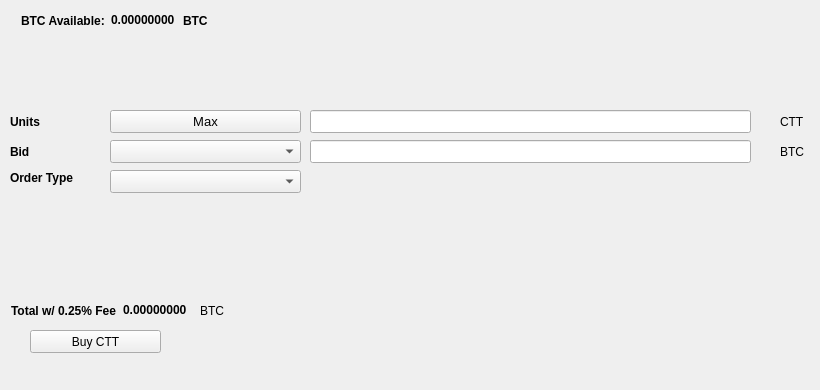
   <widget class="QWidget" name="BuyTab">
    <attribute name="title">
     <string>Buy</string>
    </attribute>
    <widget class="QPushButton" name="BuyCTT">
     <property name="geometry">
      <rect>
       <x>30</x>
       <y>330</y>
       <width>131</width>
       <height>23</height>
      </rect>
     </property>
     <property name="text">
      <string>Buy CTT</string>
     </property>
     <property name="icon">
      <iconset resource="../cryptoinvest.qrc">
       <normaloff>:/icons/bitcoin</normaloff>:/icons/bitcoin</iconset>
     </property>
    </widget>
    <widget class="QLabel" name="label_3">
     <property name="geometry">
      <rect>
       <x>10</x>
       <y>110</y>
       <width>46</width>
       <height>23</height>
      </rect>
     </property>
     <property name="font">
      <font>
       <weight>75</weight>
       <bold>true</bold>
      </font>
     </property>
     <property name="text">
      <string>Units</string>
     </property>
    </widget>
    <widget class="QLineEdit" name="UnitsInput">
     <property name="geometry">
      <rect>
       <x>310</x>
       <y>110</y>
       <width>441</width>
       <height>23</height>
      </rect>
     </property>
     <property name="font">
      <font>
       <pointsize>9</pointsize>
       <weight>75</weight>
       <bold>true</bold>
      </font>
     </property>
    </widget>
    <widget class="QLineEdit" name="BuyBidPriceEdit">
     <property name="geometry">
      <rect>
       <x>310</x>
       <y>140</y>
       <width>441</width>
       <height>23</height>
      </rect>
     </property>
     <property name="font">
      <font>
       <pointsize>9</pointsize>
       <weight>75</weight>
       <bold>true</bold>
      </font>
     </property>
    </widget>
    <widget class="QLabel" name="label_4">
     <property name="geometry">
      <rect>
       <x>780</x>
       <y>110</y>
       <width>31</width>
       <height>23</height>
      </rect>
     </property>
     <property name="text">
      <string>CTT</string>
     </property>
    </widget>
    <widget class="QLabel" name="label_5">
     <property name="geometry">
      <rect>
       <x>780</x>
       <y>140</y>
       <width>31</width>
       <height>23</height>
      </rect>
     </property>
     <property name="text">
      <string>BTC</string>
     </property>
    </widget>
    <widget class="QLabel" name="label_6">
     <property name="geometry">
      <rect>
       <x>10</x>
       <y>140</y>
       <width>46</width>
       <height>23</height>
      </rect>
     </property>
     <property name="font">
      <font>
       <weight>75</weight>
       <bold>true</bold>
      </font>
     </property>
     <property name="text">
      <string>Bid</string>
     </property>
    </widget>
    <widget class="QLabel" name="label_7">
     <property name="geometry">
      <rect>
       <x>10</x>
       <y>170</y>
       <width>91</width>
       <height>16</height>
      </rect>
     </property>
     <property name="font">
      <font>
       <weight>75</weight>
       <bold>true</bold>
      </font>
     </property>
     <property name="text">
      <string>Order Type</string>
     </property>
    </widget>
    <widget class="QPushButton" name="Buy_Max_Amount">
     <property name="geometry">
      <rect>
       <x>110</x>
       <y>110</y>
       <width>191</width>
       <height>23</height>
      </rect>
     </property>
     <property name="font">
      <font>
       <pointsize>10</pointsize>
      </font>
     </property>
     <property name="text">
      <string>Max</string>
     </property>
    </widget>
    <widget class="QComboBox" name="BuyBidcomboBox">
     <property name="geometry">
      <rect>
       <x>110</x>
       <y>140</y>
       <width>191</width>
       <height>23</height>
      </rect>
     </property>
     <property name="font">
      <font>
       <pointsize>10</pointsize>
      </font>
     </property>
    </widget>
    <widget class="QComboBox" name="buyOrdertypeCombo">
     <property name="geometry">
      <rect>
       <x>110</x>
       <y>170</y>
       <width>191</width>
       <height>23</height>
      </rect>
     </property>
     <property name="font">
      <font>
       <pointsize>10</pointsize>
      </font>
     </property>
    </widget>
    <widget class="QWidget" name="layoutWidget1">
     <property name="geometry">
      <rect>
       <x>21</x>
       <y>11</y>
       <width>227</width>
       <height>19</height>
      </rect>
     </property>
     <layout class="QHBoxLayout" name="horizontalLayout_3">
      <item>
       <widget class="QLabel" name="label232">
        <property name="font">
         <font>
          <weight>75</weight>
          <bold>true</bold>
         </font>
        </property>
        <property name="text">
         <string>BTC Available:</string>
        </property>
       </widget>
      </item>
      <item>
       <widget class="QLabel" name="BtcAvailableLbl">
        <property name="palette">
         <palette>
          <active>
           <colorrole role="WindowText">
            <brush brushstyle="SolidPattern">
             <color alpha="255">
              <red>0</red>
              <green>0</green>
              <blue>0</blue>
             </color>
            </brush>
           </colorrole>
           <colorrole role="Button">
            <brush brushstyle="SolidPattern">
             <color alpha="255">
              <red>0</red>
              <green>170</green>
              <blue>0</blue>
             </color>
            </brush>
           </colorrole>
           <colorrole role="Light">
            <brush brushstyle="SolidPattern">
             <color alpha="255">
              <red>0</red>
              <green>255</green>
              <blue>0</blue>
             </color>
            </brush>
           </colorrole>
           <colorrole role="Midlight">
            <brush brushstyle="SolidPattern">
             <color alpha="255">
              <red>0</red>
              <green>212</green>
              <blue>0</blue>
             </color>
            </brush>
           </colorrole>
           <colorrole role="Dark">
            <brush brushstyle="SolidPattern">
             <color alpha="255">
              <red>0</red>
              <green>85</green>
              <blue>0</blue>
             </color>
            </brush>
           </colorrole>
           <colorrole role="Mid">
            <brush brushstyle="SolidPattern">
             <color alpha="255">
              <red>0</red>
              <green>113</green>
              <blue>0</blue>
             </color>
            </brush>
           </colorrole>
           <colorrole role="Text">
            <brush brushstyle="SolidPattern">
             <color alpha="255">
              <red>0</red>
              <green>170</green>
              <blue>0</blue>
             </color>
            </brush>
           </colorrole>
           <colorrole role="BrightText">
            <brush brushstyle="SolidPattern">
             <color alpha="255">
              <red>255</red>
              <green>255</green>
              <blue>255</blue>
             </color>
            </brush>
           </colorrole>
           <colorrole role="ButtonText">
            <brush brushstyle="SolidPattern">
             <color alpha="255">
              <red>0</red>
              <green>0</green>
              <blue>0</blue>
             </color>
            </brush>
           </colorrole>
           <colorrole role="Base">
            <brush brushstyle="SolidPattern">
             <color alpha="255">
              <red>255</red>
              <green>255</green>
              <blue>255</blue>
             </color>
            </brush>
           </colorrole>
           <colorrole role="Window">
            <brush brushstyle="SolidPattern">
             <color alpha="255">
              <red>0</red>
              <green>170</green>
              <blue>0</blue>
             </color>
            </brush>
           </colorrole>
           <colorrole role="Shadow">
            <brush brushstyle="SolidPattern">
             <color alpha="255">
              <red>0</red>
              <green>0</green>
              <blue>0</blue>
             </color>
            </brush>
           </colorrole>
           <colorrole role="AlternateBase">
            <brush brushstyle="SolidPattern">
             <color alpha="255">
              <red>127</red>
              <green>212</green>
              <blue>127</blue>
             </color>
            </brush>
           </colorrole>
           <colorrole role="ToolTipBase">
            <brush brushstyle="SolidPattern">
             <color alpha="255">
              <red>255</red>
              <green>255</green>
              <blue>220</blue>
             </color>
            </brush>
           </colorrole>
           <colorrole role="ToolTipText">
            <brush brushstyle="SolidPattern">
             <color alpha="255">
              <red>0</red>
              <green>0</green>
              <blue>0</blue>
             </color>
            </brush>
           </colorrole>
          </active>
          <inactive>
           <colorrole role="WindowText">
            <brush brushstyle="SolidPattern">
             <color alpha="255">
              <red>0</red>
              <green>0</green>
              <blue>0</blue>
             </color>
            </brush>
           </colorrole>
           <colorrole role="Button">
            <brush brushstyle="SolidPattern">
             <color alpha="255">
              <red>0</red>
              <green>170</green>
              <blue>0</blue>
             </color>
            </brush>
           </colorrole>
           <colorrole role="Light">
            <brush brushstyle="SolidPattern">
             <color alpha="255">
              <red>0</red>
              <green>255</green>
              <blue>0</blue>
             </color>
            </brush>
           </colorrole>
           <colorrole role="Midlight">
            <brush brushstyle="SolidPattern">
             <color alpha="255">
              <red>0</red>
              <green>212</green>
              <blue>0</blue>
             </color>
            </brush>
           </colorrole>
           <colorrole role="Dark">
            <brush brushstyle="SolidPattern">
             <color alpha="255">
              <red>0</red>
              <green>85</green>
              <blue>0</blue>
             </color>
            </brush>
           </colorrole>
           <colorrole role="Mid">
            <brush brushstyle="SolidPattern">
             <color alpha="255">
              <red>0</red>
              <green>113</green>
              <blue>0</blue>
             </color>
            </brush>
           </colorrole>
           <colorrole role="Text">
            <brush brushstyle="SolidPattern">
             <color alpha="255">
              <red>0</red>
              <green>170</green>
              <blue>0</blue>
             </color>
            </brush>
           </colorrole>
           <colorrole role="BrightText">
            <brush brushstyle="SolidPattern">
             <color alpha="255">
              <red>255</red>
              <green>255</green>
              <blue>255</blue>
             </color>
            </brush>
           </colorrole>
           <colorrole role="ButtonText">
            <brush brushstyle="SolidPattern">
             <color alpha="255">
              <red>0</red>
              <green>0</green>
              <blue>0</blue>
             </color>
            </brush>
           </colorrole>
           <colorrole role="Base">
            <brush brushstyle="SolidPattern">
             <color alpha="255">
              <red>255</red>
              <green>255</green>
              <blue>255</blue>
             </color>
            </brush>
           </colorrole>
           <colorrole role="Window">
            <brush brushstyle="SolidPattern">
             <color alpha="255">
              <red>0</red>
              <green>170</green>
              <blue>0</blue>
             </color>
            </brush>
           </colorrole>
           <colorrole role="Shadow">
            <brush brushstyle="SolidPattern">
             <color alpha="255">
              <red>0</red>
              <green>0</green>
              <blue>0</blue>
             </color>
            </brush>
           </colorrole>
           <colorrole role="AlternateBase">
            <brush brushstyle="SolidPattern">
             <color alpha="255">
              <red>127</red>
              <green>212</green>
              <blue>127</blue>
             </color>
            </brush>
           </colorrole>
           <colorrole role="ToolTipBase">
            <brush brushstyle="SolidPattern">
             <color alpha="255">
              <red>255</red>
              <green>255</green>
              <blue>220</blue>
             </color>
            </brush>
           </colorrole>
           <colorrole role="ToolTipText">
            <brush brushstyle="SolidPattern">
             <color alpha="255">
              <red>0</red>
              <green>0</green>
              <blue>0</blue>
             </color>
            </brush>
           </colorrole>
          </inactive>
          <disabled>
           <colorrole role="WindowText">
            <brush brushstyle="SolidPattern">
             <color alpha="255">
              <red>0</red>
              <green>85</green>
              <blue>0</blue>
             </color>
            </brush>
           </colorrole>
           <colorrole role="Button">
            <brush brushstyle="SolidPattern">
             <color alpha="255">
              <red>0</red>
              <green>170</green>
              <blue>0</blue>
             </color>
            </brush>
           </colorrole>
           <colorrole role="Light">
            <brush brushstyle="SolidPattern">
             <color alpha="255">
              <red>0</red>
              <green>255</green>
              <blue>0</blue>
             </color>
            </brush>
           </colorrole>
           <colorrole role="Midlight">
            <brush brushstyle="SolidPattern">
             <color alpha="255">
              <red>0</red>
              <green>212</green>
              <blue>0</blue>
             </color>
            </brush>
           </colorrole>
           <colorrole role="Dark">
            <brush brushstyle="SolidPattern">
             <color alpha="255">
              <red>0</red>
              <green>85</green>
              <blue>0</blue>
             </color>
            </brush>
           </colorrole>
           <colorrole role="Mid">
            <brush brushstyle="SolidPattern">
             <color alpha="255">
              <red>0</red>
              <green>113</green>
              <blue>0</blue>
             </color>
            </brush>
           </colorrole>
           <colorrole role="Text">
            <brush brushstyle="SolidPattern">
             <color alpha="255">
              <red>0</red>
              <green>85</green>
              <blue>0</blue>
             </color>
            </brush>
           </colorrole>
           <colorrole role="BrightText">
            <brush brushstyle="SolidPattern">
             <color alpha="255">
              <red>255</red>
              <green>255</green>
              <blue>255</blue>
             </color>
            </brush>
           </colorrole>
           <colorrole role="ButtonText">
            <brush brushstyle="SolidPattern">
             <color alpha="255">
              <red>0</red>
              <green>85</green>
              <blue>0</blue>
             </color>
            </brush>
           </colorrole>
           <colorrole role="Base">
            <brush brushstyle="SolidPattern">
             <color alpha="255">
              <red>0</red>
              <green>170</green>
              <blue>0</blue>
             </color>
            </brush>
           </colorrole>
           <colorrole role="Window">
            <brush brushstyle="SolidPattern">
             <color alpha="255">
              <red>0</red>
              <green>170</green>
              <blue>0</blue>
             </color>
            </brush>
           </colorrole>
           <colorrole role="Shadow">
            <brush brushstyle="SolidPattern">
             <color alpha="255">
              <red>0</red>
              <green>0</green>
              <blue>0</blue>
             </color>
            </brush>
           </colorrole>
           <colorrole role="AlternateBase">
            <brush brushstyle="SolidPattern">
             <color alpha="255">
              <red>0</red>
              <green>170</green>
              <blue>0</blue>
             </color>
            </brush>
           </colorrole>
           <colorrole role="ToolTipBase">
            <brush brushstyle="SolidPattern">
             <color alpha="255">
              <red>255</red>
              <green>255</green>
              <blue>220</blue>
             </color>
            </brush>
           </colorrole>
           <colorrole role="ToolTipText">
            <brush brushstyle="SolidPattern">
             <color alpha="255">
              <red>0</red>
              <green>0</green>
              <blue>0</blue>
             </color>
            </brush>
           </colorrole>
          </disabled>
         </palette>
        </property>
        <property name="font">
         <font>
          <weight>75</weight>
          <bold>true</bold>
         </font>
        </property>
        <property name="text">
         <string>0.00000000</string>
        </property>
        <property name="textInteractionFlags">
         <set>Qt::LinksAccessibleByMouse|Qt::TextSelectableByKeyboard|Qt::TextSelectableByMouse</set>
        </property>
       </widget>
      </item>
      <item>
       <widget class="QLabel" name="BtcAvailableLbl_2">
        <property name="font">
         <font>
          <weight>75</weight>
          <bold>true</bold>
         </font>
        </property>
        <property name="text">
         <string>BTC</string>
        </property>
       </widget>
      </item>
     </layout>
    </widget>
    <widget class="QWidget" name="layoutWidge2">
     <property name="geometry">
      <rect>
       <x>11</x>
       <y>301</y>
       <width>259</width>
       <height>19</height>
      </rect>
     </property>
     <layout class="QHBoxLayout" name="horizontalLayout_4">
      <item>
       <widget class="QLabel" name="label_9">
        <property name="font">
         <font>
          <weight>75</weight>
          <bold>true</bold>
         </font>
        </property>
        <property name="text">
         <string>Total w/ 0.25% Fee</string>
        </property>
       </widget>
      </item>
      <item>
       <widget class="QLabel" name="BuyCostLabel">
        <property name="palette">
         <palette>
          <active>
           <colorrole role="WindowText">
            <brush brushstyle="SolidPattern">
             <color alpha="255">
              <red>0</red>
              <green>0</green>
              <blue>0</blue>
             </color>
            </brush>
           </colorrole>
           <colorrole role="Button">
            <brush brushstyle="SolidPattern">
             <color alpha="255">
              <red>0</red>
              <green>170</green>
              <blue>0</blue>
             </color>
            </brush>
           </colorrole>
           <colorrole role="Light">
            <brush brushstyle="SolidPattern">
             <color alpha="255">
              <red>0</red>
              <green>255</green>
              <blue>0</blue>
             </color>
            </brush>
           </colorrole>
           <colorrole role="Midlight">
            <brush brushstyle="SolidPattern">
             <color alpha="255">
              <red>0</red>
              <green>212</green>
              <blue>0</blue>
             </color>
            </brush>
           </colorrole>
           <colorrole role="Dark">
            <brush brushstyle="SolidPattern">
             <color alpha="255">
              <red>0</red>
              <green>85</green>
              <blue>0</blue>
             </color>
            </brush>
           </colorrole>
           <colorrole role="Mid">
            <brush brushstyle="SolidPattern">
             <color alpha="255">
              <red>0</red>
              <green>113</green>
              <blue>0</blue>
             </color>
            </brush>
           </colorrole>
           <colorrole role="Text">
            <brush brushstyle="SolidPattern">
             <color alpha="255">
              <red>0</red>
              <green>170</green>
              <blue>0</blue>
             </color>
            </brush>
           </colorrole>
           <colorrole role="BrightText">
            <brush brushstyle="SolidPattern">
             <color alpha="255">
              <red>255</red>
              <green>255</green>
              <blue>255</blue>
             </color>
            </brush>
           </colorrole>
           <colorrole role="ButtonText">
            <brush brushstyle="SolidPattern">
             <color alpha="255">
              <red>0</red>
              <green>0</green>
              <blue>0</blue>
             </color>
            </brush>
           </colorrole>
           <colorrole role="Base">
            <brush brushstyle="SolidPattern">
             <color alpha="255">
              <red>255</red>
              <green>255</green>
              <blue>255</blue>
             </color>
            </brush>
           </colorrole>
           <colorrole role="Window">
            <brush brushstyle="SolidPattern">
             <color alpha="255">
              <red>0</red>
              <green>170</green>
              <blue>0</blue>
             </color>
            </brush>
           </colorrole>
           <colorrole role="Shadow">
            <brush brushstyle="SolidPattern">
             <color alpha="255">
              <red>0</red>
              <green>0</green>
              <blue>0</blue>
             </color>
            </brush>
           </colorrole>
           <colorrole role="AlternateBase">
            <brush brushstyle="SolidPattern">
             <color alpha="255">
              <red>127</red>
              <green>212</green>
              <blue>127</blue>
             </color>
            </brush>
           </colorrole>
           <colorrole role="ToolTipBase">
            <brush brushstyle="SolidPattern">
             <color alpha="255">
              <red>255</red>
              <green>255</green>
              <blue>220</blue>
             </color>
            </brush>
           </colorrole>
           <colorrole role="ToolTipText">
            <brush brushstyle="SolidPattern">
             <color alpha="255">
              <red>0</red>
              <green>0</green>
              <blue>0</blue>
             </color>
            </brush>
           </colorrole>
          </active>
          <inactive>
           <colorrole role="WindowText">
            <brush brushstyle="SolidPattern">
             <color alpha="255">
              <red>0</red>
              <green>0</green>
              <blue>0</blue>
             </color>
            </brush>
           </colorrole>
           <colorrole role="Button">
            <brush brushstyle="SolidPattern">
             <color alpha="255">
              <red>0</red>
              <green>170</green>
              <blue>0</blue>
             </color>
            </brush>
           </colorrole>
           <colorrole role="Light">
            <brush brushstyle="SolidPattern">
             <color alpha="255">
              <red>0</red>
              <green>255</green>
              <blue>0</blue>
             </color>
            </brush>
           </colorrole>
           <colorrole role="Midlight">
            <brush brushstyle="SolidPattern">
             <color alpha="255">
              <red>0</red>
              <green>212</green>
              <blue>0</blue>
             </color>
            </brush>
           </colorrole>
           <colorrole role="Dark">
            <brush brushstyle="SolidPattern">
             <color alpha="255">
              <red>0</red>
              <green>85</green>
              <blue>0</blue>
             </color>
            </brush>
           </colorrole>
           <colorrole role="Mid">
            <brush brushstyle="SolidPattern">
             <color alpha="255">
              <red>0</red>
              <green>113</green>
              <blue>0</blue>
             </color>
            </brush>
           </colorrole>
           <colorrole role="Text">
            <brush brushstyle="SolidPattern">
             <color alpha="255">
              <red>0</red>
              <green>170</green>
              <blue>0</blue>
             </color>
            </brush>
           </colorrole>
           <colorrole role="BrightText">
            <brush brushstyle="SolidPattern">
             <color alpha="255">
              <red>255</red>
              <green>255</green>
              <blue>255</blue>
             </color>
            </brush>
           </colorrole>
           <colorrole role="ButtonText">
            <brush brushstyle="SolidPattern">
             <color alpha="255">
              <red>0</red>
              <green>0</green>
              <blue>0</blue>
             </color>
            </brush>
           </colorrole>
           <colorrole role="Base">
            <brush brushstyle="SolidPattern">
             <color alpha="255">
              <red>255</red>
              <green>255</green>
              <blue>255</blue>
             </color>
            </brush>
           </colorrole>
           <colorrole role="Window">
            <brush brushstyle="SolidPattern">
             <color alpha="255">
              <red>0</red>
              <green>170</green>
              <blue>0</blue>
             </color>
            </brush>
           </colorrole>
           <colorrole role="Shadow">
            <brush brushstyle="SolidPattern">
             <color alpha="255">
              <red>0</red>
              <green>0</green>
              <blue>0</blue>
             </color>
            </brush>
           </colorrole>
           <colorrole role="AlternateBase">
            <brush brushstyle="SolidPattern">
             <color alpha="255">
              <red>127</red>
              <green>212</green>
              <blue>127</blue>
             </color>
            </brush>
           </colorrole>
           <colorrole role="ToolTipBase">
            <brush brushstyle="SolidPattern">
             <color alpha="255">
              <red>255</red>
              <green>255</green>
              <blue>220</blue>
             </color>
            </brush>
           </colorrole>
           <colorrole role="ToolTipText">
            <brush brushstyle="SolidPattern">
             <color alpha="255">
              <red>0</red>
              <green>0</green>
              <blue>0</blue>
             </color>
            </brush>
           </colorrole>
          </inactive>
          <disabled>
           <colorrole role="WindowText">
            <brush brushstyle="SolidPattern">
             <color alpha="255">
              <red>0</red>
              <green>85</green>
              <blue>0</blue>
             </color>
            </brush>
           </colorrole>
           <colorrole role="Button">
            <brush brushstyle="SolidPattern">
             <color alpha="255">
              <red>0</red>
              <green>170</green>
              <blue>0</blue>
             </color>
            </brush>
           </colorrole>
           <colorrole role="Light">
            <brush brushstyle="SolidPattern">
             <color alpha="255">
              <red>0</red>
              <green>255</green>
              <blue>0</blue>
             </color>
            </brush>
           </colorrole>
           <colorrole role="Midlight">
            <brush brushstyle="SolidPattern">
             <color alpha="255">
              <red>0</red>
              <green>212</green>
              <blue>0</blue>
             </color>
            </brush>
           </colorrole>
           <colorrole role="Dark">
            <brush brushstyle="SolidPattern">
             <color alpha="255">
              <red>0</red>
              <green>85</green>
              <blue>0</blue>
             </color>
            </brush>
           </colorrole>
           <colorrole role="Mid">
            <brush brushstyle="SolidPattern">
             <color alpha="255">
              <red>0</red>
              <green>113</green>
              <blue>0</blue>
             </color>
            </brush>
           </colorrole>
           <colorrole role="Text">
            <brush brushstyle="SolidPattern">
             <color alpha="255">
              <red>0</red>
              <green>85</green>
              <blue>0</blue>
             </color>
            </brush>
           </colorrole>
           <colorrole role="BrightText">
            <brush brushstyle="SolidPattern">
             <color alpha="255">
              <red>255</red>
              <green>255</green>
              <blue>255</blue>
             </color>
            </brush>
           </colorrole>
           <colorrole role="ButtonText">
            <brush brushstyle="SolidPattern">
             <color alpha="255">
              <red>0</red>
              <green>85</green>
              <blue>0</blue>
             </color>
            </brush>
           </colorrole>
           <colorrole role="Base">
            <brush brushstyle="SolidPattern">
             <color alpha="255">
              <red>0</red>
              <green>170</green>
              <blue>0</blue>
             </color>
            </brush>
           </colorrole>
           <colorrole role="Window">
            <brush brushstyle="SolidPattern">
             <color alpha="255">
              <red>0</red>
              <green>170</green>
              <blue>0</blue>
             </color>
            </brush>
           </colorrole>
           <colorrole role="Shadow">
            <brush brushstyle="SolidPattern">
             <color alpha="255">
              <red>0</red>
              <green>0</green>
              <blue>0</blue>
             </color>
            </brush>
           </colorrole>
           <colorrole role="AlternateBase">
            <brush brushstyle="SolidPattern">
             <color alpha="255">
              <red>0</red>
              <green>170</green>
              <blue>0</blue>
             </color>
            </brush>
           </colorrole>
           <colorrole role="ToolTipBase">
            <brush brushstyle="SolidPattern">
             <color alpha="255">
              <red>255</red>
              <green>255</green>
              <blue>220</blue>
             </color>
            </brush>
           </colorrole>
           <colorrole role="ToolTipText">
            <brush brushstyle="SolidPattern">
             <color alpha="255">
              <red>0</red>
              <green>0</green>
              <blue>0</blue>
             </color>
            </brush>
           </colorrole>
          </disabled>
         </palette>
        </property>
        <property name="font">
         <font>
          <weight>75</weight>
          <bold>true</bold>
         </font>
        </property>
        <property name="autoFillBackground">
         <bool>false</bool>
        </property>
        <property name="text">
         <string>0.00000000</string>
        </property>
        <property name="textInteractionFlags">
         <set>Qt::LinksAccessibleByMouse|Qt::TextSelectableByMouse</set>
        </property>
       </widget>
      </item>
      <item>
       <widget class="QLabel" name="label_10">
        <property name="font">
         <font>
          <weight>50</weight>
          <bold>false</bold>
         </font>
        </property>
        <property name="text">
         <string>BTC</string>
        </property>
       </widget>
      </item>
     </layout>
    </widget>
    <widget class="QLabel" name="label_24">
     <property name="geometry">
      <rect>
       <x>460</x>
       <y>300</y>
       <width>281</width>
       <height>81</height>
      </rect>
     </property>
     <property name="text">
      <string/>
     </property>
     <property name="pixmap">
      <pixmap>:/images/bittrex</pixmap>
     </property>
    </widget>
   </widget>
